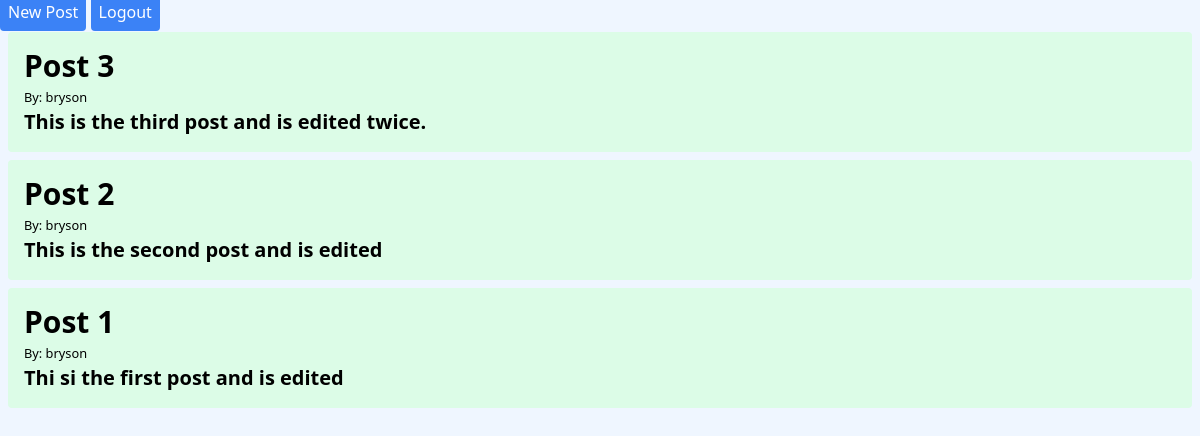
The page / on the database its author committed.
### blog/models.py (models this page shows, shortened)
class Post(models.Model):
    title = models.CharField(max_length=200)
    content =models.TextField()
    author =models.ForeignKey(User, on_delete=models.CASCADE)
    created_at =models.DateTimeField(default=timezone.now)
    updated_at =models.DateTimeField(auto_now=True)

### blog/views.py (the view)
# urls.py: path('',PostListView.as_view(),name='home'),
class PostListView(ListView):
    model = Post
    template_name = "blog/home.html"
    context_object_name = "posts"
    ordering = ['-created_at']

### blog/templates/blog/home.html (shortened to what this page needs)
<!doctype html>
<html lang="en">
<head>
    <script src="https://cdn.tailwindcss.com"></script>
</head>
<body class="bg-blue-50">
    <a class="font-medium p-2 bg-blue-500 rounded text-white" href="{% url 'add-post' %}">New Post</a>
    <a class="font-medium p-2 bg-blue-500 rounded text-white" href="{% url 'logout-confirm' %}">Logout</a>
    {% for post in posts %}
        <a href="{% url 'post-detail' post.id %}">
        <div class="w-350 bg-green-100 m-2 p-4 rounded">
            <p class="text-3xl font-bold">{{ post.title }}</p>
            <small>By: {{ post.author }}</small>
            <p class="text-xl font-semibold">{{ post.content }}</p>
        </div>
    </a>
    {% endfor %}
</body>
</html>

### rows shown on the page
Post: title "Post 3", author "bryson", content "This is the third post and is edited twice."
Post: title "Post 2", author "bryson", content "This is the second post and is edited"
Post: title "Post 1", author "bryson", content "Thi si the first post and is edited"
